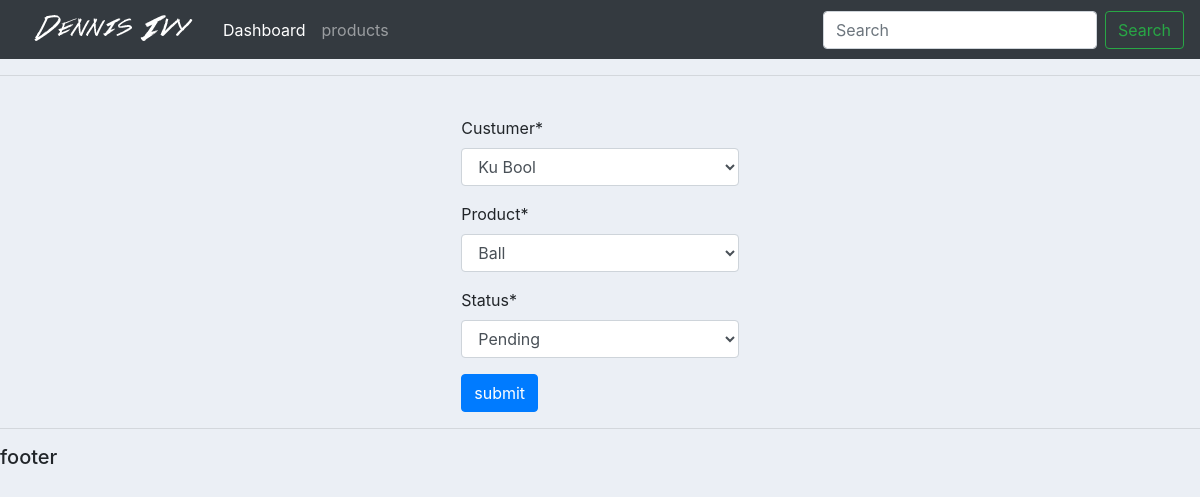
Before: /update_order/4 with the older database file.
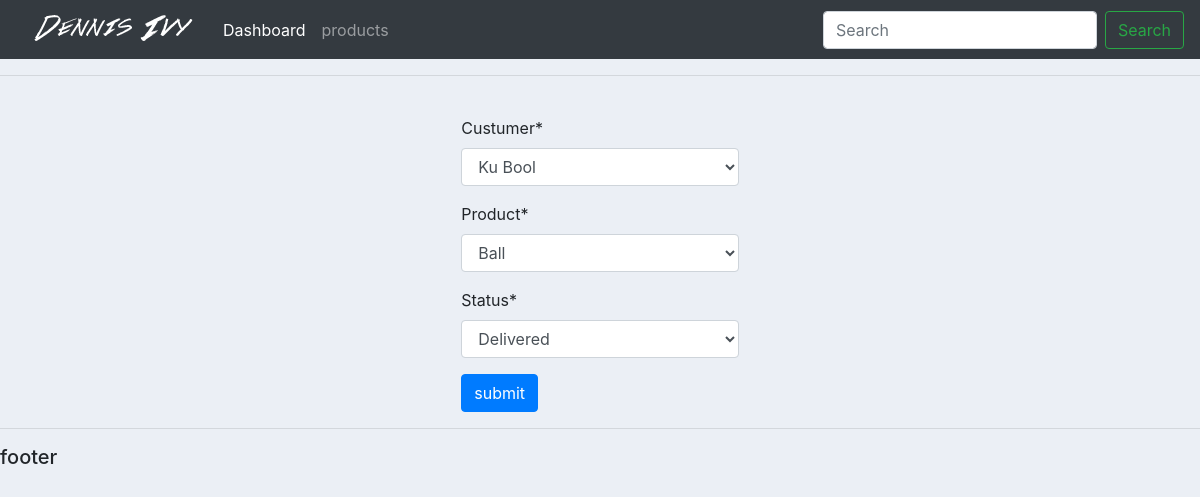
After: the same page with the newer database file.
### accounts/models.py (models this page shows)
class Order(models.Model):
    STATUS = (
        ('Pending', 'Pending'),
        ('Out for delivery', 'Out for delivery'),
        ('Delivered', 'Delivered'),
    )
    custumer = models.ForeignKey(Customer, null=True , on_delete= models.SET_NULL)
    product = models.ForeignKey(Product, null=True , on_delete= models.SET_NULL)
    date_created = models.DateTimeField(auto_now_add=True, null=True)
    status = models.CharField(max_length=200, null=True, choices= STATUS)

### accounts/views.py (the view)
# urls.py: path('update_order/<str:pk>', views.update_order, name='update_order'),
def update_order(request, pk):
    order = Order.objects.get(id=pk)
    form = OrderForm(instance = order)
    if request.method == 'POST':
        form = OrderForm(request.POST, instance=order)
        if form.is_valid():
            form.save()
            return redirect('/')
    context ={'form': form}
    return render(request, 'accounts/order_form.html', context)

### accounts/forms.py
class OrderForm(ModelForm):
    class Meta:
        model = Order
        fields = '__all__'

### accounts/models.py (called while the page is built)
    def __str__(self):
        return self.name

    def __str__(self):
        return self.name

### accounts/templates/accounts/order_form.html (shortened to what this page needs)
{% extends 'accounts/main.html' %}
{% load crispy_forms_tags %}
{% block content%}
<br>
<div class="row">
    <div class="col-3 mx-auto">
        <form method="POST" action="" novalidate>
                {{form|crispy}}
                <input type="submit" value="submit" class="btn btn-primary" />
            </form>
    </div>
</div>
{% endblock content %}

Changed rows visible on the page:
changed Order "Ku Bool": status "Pending" → "Delivered"
